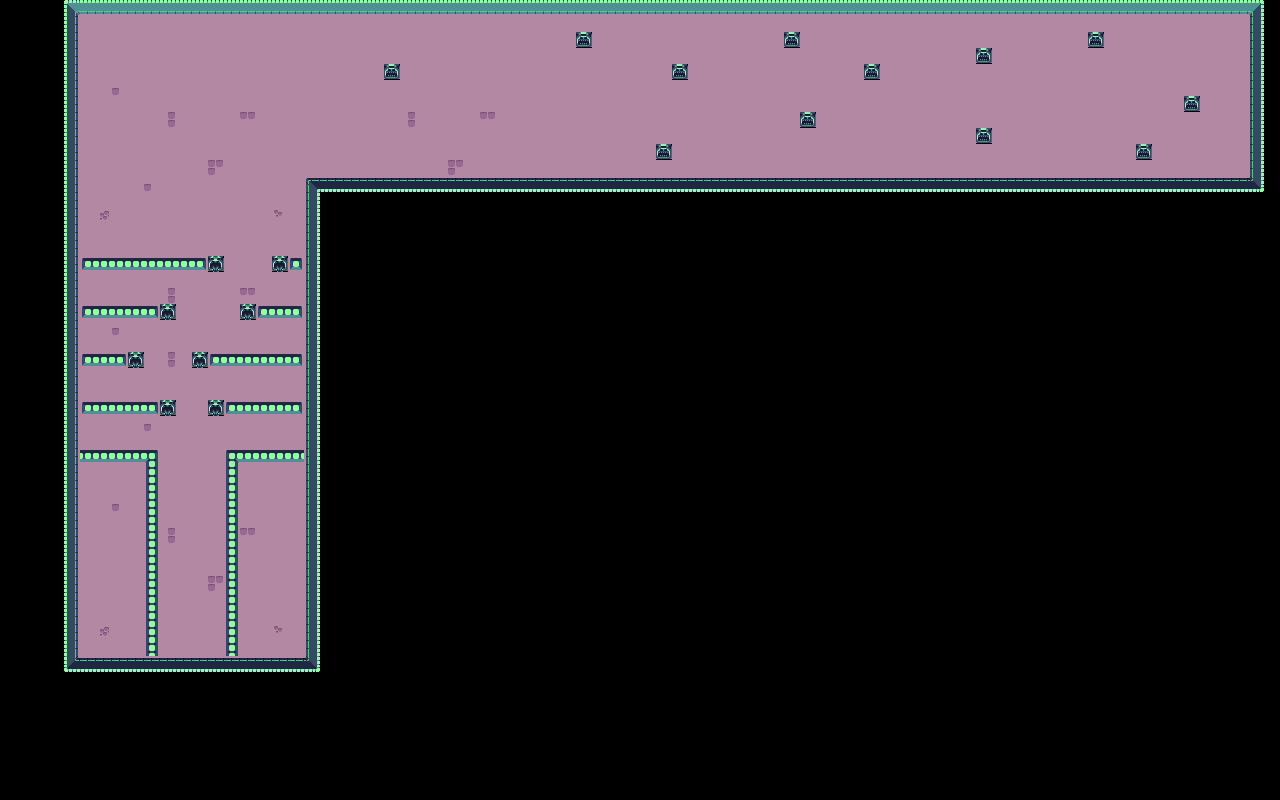

Tiled map render using the project's own tile images. Description and the map definition, with tile-layer contents summarised, below:
An orthogonal 80x50 tile map with 16x16 px tiles, 1 tile layer (Tile Layer 1) and 3 objects (start, start2, lasers).

<map version="1.4" tiledversion="1.4.3" orientation="orthogonal" renderorder="right-down" width="80" height="50" tilewidth="16" tileheight="16" infinite="0" nextlayerid="3" nextobjectid="6">
 <editorsettings>
  <export target="prlevel1.json" format="json" />
 </editorsettings>
 <tileset firstgid="1" source="dungeon_simple.tsx" />
 <layer id="1" name="Tile Layer 1" width="80" height="50">
  <data>[4000 cells, 1380 non-empty, 25 distinct tile ids]</data>
 </layer>
 <objectgroup id="2" name="Object Layer 1">
  <object id="1" name="start" x="192" y="624">
   <point />
  </object>
  <object id="4" name="start2" x="448" y="96">
   <point />
  </object>
  <object id="5" name="lasers" x="432" y="-48" width="832" height="272" />
 </objectgroup>
</map>
